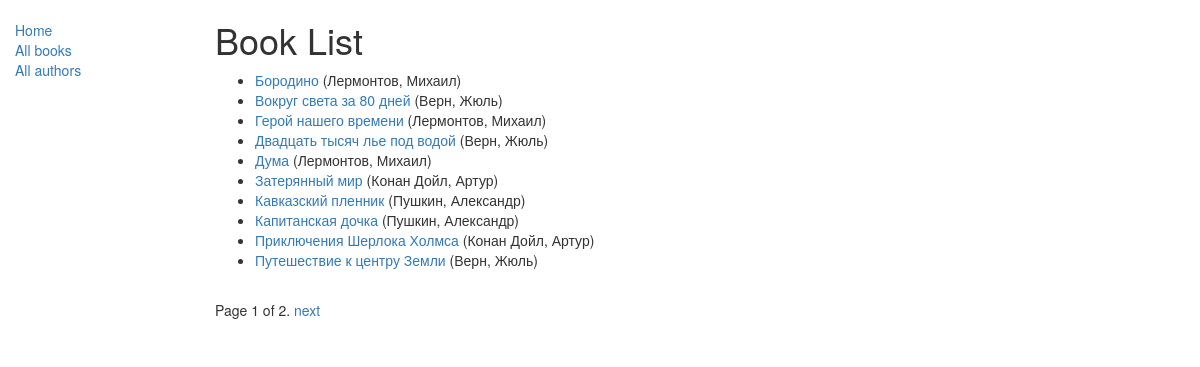
/catalog/books/, run on the app's committed database.
### catalog/models.py (models this page shows, shortened)
class Book(models.Model):
    title = models.CharField(max_length=200)
    author = models.ForeignKey('Author', on_delete=models.SET_NULL, null=True)
    summary = models.TextField(max_length=1000, help_text="Enter a brief description of the book")
    isbn = models.CharField('ISBN', max_length=13,
                            help_text='13 Character <a href="https://www.isbn-international.org/content/what-isbn">ISBN number</a>')
    genre = models.ManyToManyField(Genre, help_text="Select a genre for this book")
    language = models.ForeignKey(Language, on_delete=models.SET_NULL, null=True)
    class Meta:
        ordering = ['title', 'author']
    def display_genre(self):
        return ', '.join([genre.name for genre in self.genre.all()[:3]])
    def display_language(self):
        return ', '.join([language.name for language in self.language.all()[:3]])
    display_genre.short_description = "Genre"
    display_language.short_description = "Language"
    def get_absolute_url(self):
        return reverse('book-detail', args=[str(self.id)])

class Author(models.Model):
    first_name = models.CharField(max_length=100)
    last_name = models.CharField(max_length=100)
    date_of_birth = models.DateField(null=True, blank=True)
    date_of_death = models.DateField('Died', null=True, blank=True)
    class Meta:
        ordering = ['last_name', 'first_name']
    def __str__(self):
        return '%s, %s' % (self.last_name, self.first_name)

### catalog/views.py (the view)
class BookListViews(generic.ListView):
    model = Book
    paginate_by = 10
    def get_context_data(self, **kwargs):
        context = super(BookListViews, self).get_context_data(**kwargs)
        context['some_data'] = 'This is just some data'
        return context

### catalog/templates/catalog/book_list.html
{% extends "base_generic.html" %}
{% block content %}
    <h1>Book List</h1>
    {% if book_list %}
    <ul>
      {% for book in book_list %}
      <li>
        <a href="{{ book.get_absolute_url }}">{{ book.title }}</a> ({{book.author}})
      </li>
      {% endfor %}
    </ul>
    {% else %}
      <p>There are no books in the library.</p>
    {% endif %}
{% endblock %}

### catalog/templates/base_generic.html (shortened to what this page needs)
<!DOCTYPE html>
<html lang="en">
<head>
  <link rel="stylesheet" href="https://maxcdn.bootstrapcdn.com/bootstrap/3.3.7/css/bootstrap.min.css">
    {% load static %}
    <link rel="stylesheet" href="{% static 'css/styles.css' %}">
</head>
<body>
 <div class="container-fluid">
    <div class="row">
      <div class="col-sm-2">
      {% block sidebar %}
      <ul class="sidebar-nav">
          <li><a href="{% url 'index' %}">Home</a></li>
          <li><a href="{% url 'books' %}">All books</a></li>
          <li><a href="{% url 'author' %}">All authors</a></li>
      </ul>
     {% endblock %}
      </div>
      <div class="col-sm-10 ">
      {% block content %}{% endblock %}
          {% block pagination %}
            {% if is_paginated %}
                <div class="pagination">
                    <span class="page-links">
                        <span class="page-current">
                            Page {{ page_obj.number }} of {{ page_obj.paginator.num_pages }}.
                        </span>
                        {% if page_obj.has_next %}
                            <a href="{{ request.path }}?page={{ page_obj.next_page_number }}">next</a>
                        {% endif %}
                    </span>
                </div>
            {% endif %}
        {% endblock %}
      </div>
    </div>
  </div>
</body>
</html>

### catalog/static/css/styles.css (style rules this page uses)
.sidebar-nav { margin-top: 20px; padding: 0; list-style: none; }

### data on the page
Book: title "Бородино", author "Лермонтов, Михаил"
Book: title "Вокруг света за 80 дней", author "Верн, Жюль"
Book: title "Герой нашего времени", author "Лермонтов, Михаил"
Book: title "Двадцать тысяч лье под водой", author "Верн, Жюль"
Book: title "Дума", author "Лермонтов, Михаил"
Book: title "Затерянный мир", author "Конан Дойл, Артур"
Book: title "Кавказский пленник", author "Пушкин, Александр"
Book: title "Капитанская дочка", author "Пушкин, Александр"
Book: title "Приключения Шерлока Холмса", author "Конан Дойл, Артур"
Book: title "Путешествие к центру Земли", author "Верн, Жюль"

### other printed values
{{ page_obj.number }} "1"
{{ page_obj.paginator.num_pages }} "2"
